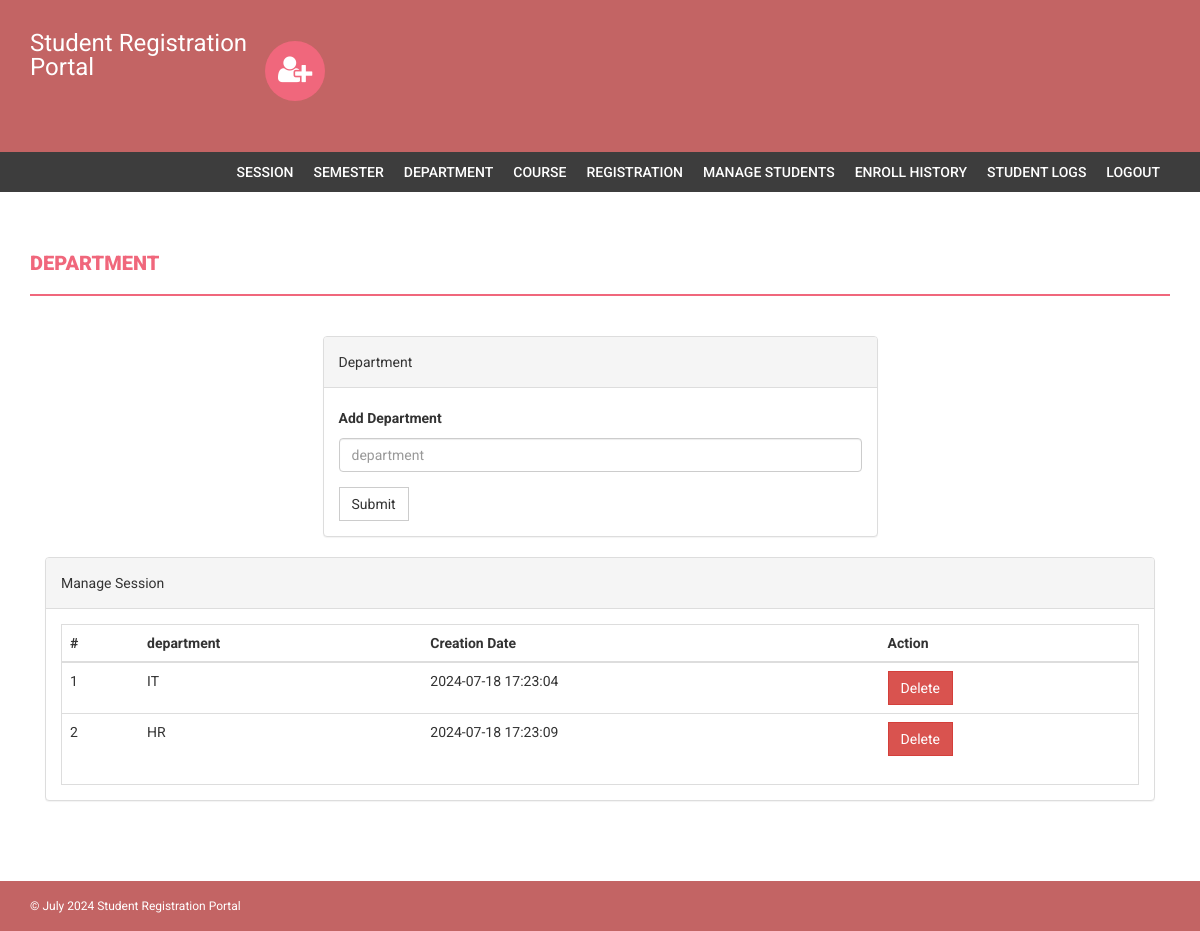
The page /admin/department.php (signed in) on the database its author committed.
### tables this page shows
CREATE TABLE `department` (
  `id` int(11) NOT NULL,
  `department` varchar(255) DEFAULT NULL,
  `creationDate` timestamp NULL DEFAULT current_timestamp()
);

### admin/department.php (the view, shortened to what this page needs)
<?php
if(strlen($_SESSION['alogin'])==0)
    {
header('location:index.php');
}
else{
?>
<!DOCTYPE html>
<html xmlns="http://www.w3.org/1999/xhtml">
<head>
    <link href="assets/css/bootstrap.css" rel="stylesheet" />
    <link href="assets/css/font-awesome.css" rel="stylesheet" />
    <link href="assets/css/style.css" rel="stylesheet" />
</head>
<body>
<?php include('includes/header.php');?>
<?php if($_SESSION['alogin']!="")
{
 include('includes/menubar.php');
}
 ?>
    <div class="content-wrapper">
        <div class="container">
              <div class="row">
                    <div class="col-md-12">
                        <h1 class="page-head-line">Department  </h1>
                    </div>
                </div>
                <div class="row" >
                  <div class="col-md-3"></div>
                    <div class="col-md-6">
                        <div class="panel panel-default">
                        <div class="panel-heading">
                           Department
                        </div>
                        <div class="panel-body">
                       <form name="dept" method="post">
   <div class="form-group">
    <label for="department">Add Department  </label>
    <input type="text" class="form-control" id="department" name="department" placeholder="department" required />
  </div>
 <button type="submit" name="submit" class="btn btn-default">Submit</button>
</form>
                            </div>
                            </div>
                    </div>
                </div>
                <div class="col-md-12">
                    <div class="panel panel-default">
                        <div class="panel-heading">
                            Manage Session
                        </div>
                        <div class="panel-body">
                            <div class="table-responsive table-bordered">
                                <table class="table">
                                    <thead>
                                        <tr>
                                            <th>#</th>
                                            <th>department</th>
                                            <th>Creation Date</th>
                                            <th>Action</th>
                                        </tr>
                                    </thead>
                                    <tbody>
<?php
$sql=mysqli_query($con,"select * from department");
$cnt=1;
while($row=mysqli_fetch_array($sql))
{
?>
                                        <tr>
                                            <td><?php echo $cnt;?></td>
                                            <td><?php echo htmlentities($row['department']);?></td>
                                            <td><?php echo htmlentities($row['creationDate']);?></td>
                                            <td>
  <a href="department.php?id=<?php echo $row['id']?>&del=delete" onClick="return confirm('Are you sure you want to delete?')">
                                            <button class="btn btn-danger">Delete</button>
</a>
                                            </td>
                                        </tr>
<?php
$cnt++;
} ?>
                                    </tbody>
                                </table>
                            </div>
                        </div>
                    </div>
                </div>
            </div>
        </div>
  <?php include('includes/footer.php');?>
</body>
</html>
<?php } ?>

### admin/assets/css/style.css (style rules this page uses)
body { font-family: 'Roboto', sans-serif; line-height: 30px; }
.content-wrapper { margin-top: 40px; min-height: 600px; padding-bottom: 60px; }
.page-head-line { font-weight: 900; padding-bottom: 20px; border-bottom: 2px solid #F0677C; text-transform: uppercase; color: #F0677C; font-size: 20px; margin-bottom: 40px; }
.btn { border-radius: 0px; -webkit-border-radius: 0px; -moz-border-radius: 0px; }

### rows shown on the page
department: department "IT", creationDate "2024-07-18 17:23:04"
department: department "HR", creationDate "2024-07-18 17:23:09"
